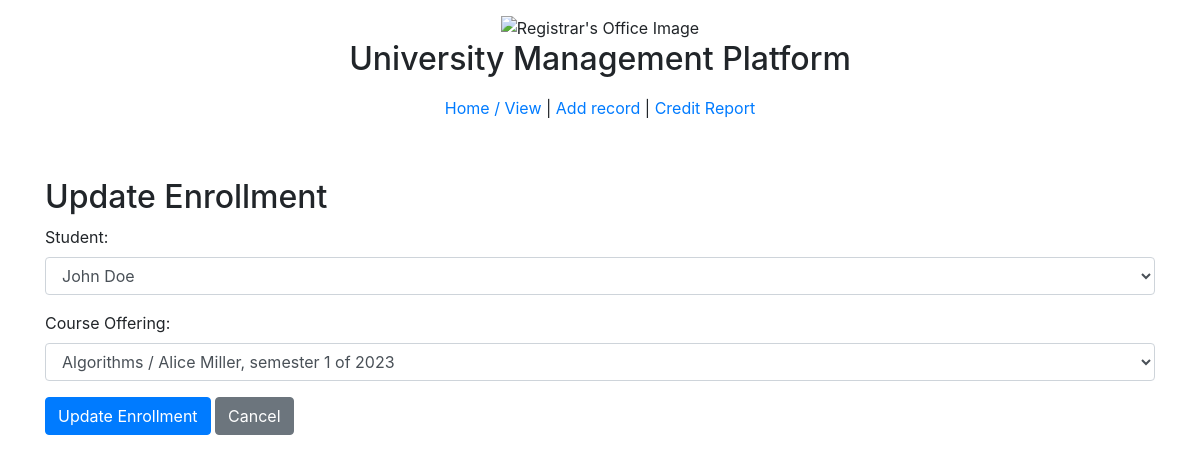
Screenshot of /update/enrollments.php?id=1 with the database file from the repository.
### tables this page shows
CREATE TABLE IF NOT EXISTS `Enrollments` (
  `EnrollmentID` INT NOT NULL AUTO_INCREMENT,
  `StudentID` INT NOT NULL,
  `OfferingID` INT NOT NULL,
  PRIMARY KEY (`EnrollmentID`),
  FOREIGN KEY (`StudentID`)
    REFERENCES `Student` (`StudentID`)
    ON UPDATE CASCADE
    ON DELETE RESTRICT,
  FOREIGN KEY (`OfferingID`)
    REFERENCES `CourseOfferings` (`OfferingID`)
    ON UPDATE CASCADE
    ON DELETE RESTRICT)
    AUTO_INCREMENT = 1;

CREATE TABLE IF NOT EXISTS `Student` (
  `StudentID` INT NOT NULL AUTO_INCREMENT,
  `EmailID` INT NOT NULL,
  `Cpf` CHAR(11) NOT NULL,
  `Major` VARCHAR(45) NOT NULL,
  `Year` YEAR NOT NULL,
  `FirstName` VARCHAR(45) NOT NULL,
  `LastName` VARCHAR(45) NOT NULL,
  PRIMARY KEY (`StudentID`),
  FOREIGN KEY (`EmailID`)
    REFERENCES `Emails` (`EmailID`))
AUTO_INCREMENT = 1;

### update/enrollments.php (the view, shortened to what this page needs)
<?php
require_once("../mysqli_connect.php");
$id = $_GET['id'];
$query = "SELECT * FROM Enrollments WHERE EnrollmentID = ?";
$stmt = $dbc->prepare($query);
$stmt->bind_param("i", $id);
$stmt->execute();
$result = $stmt->get_result();
$enrollment = $result->fetch_assoc();
$query_students = "SELECT * FROM Student";
$result_students = mysqli_query($dbc, $query_students);
$query_offerings = "SELECT * FROM CourseOfferingsView";
$result_offerings = mysqli_query($dbc, $query_offerings);
?>
<!DOCTYPE html>
<html lang="en">
<head>
</head>
<body>
    <div class="container">
        <h2 class="mt-5">Update Enrollment</h2>
        <form action="enrollments_update_process.php" method="post">
            <div class="form-group">
                <label for="StudentID">Student:</label>
                <select class="form-control" id="StudentID" name="StudentID">
                    <?php while ($row = mysqli_fetch_assoc($result_students)) { ?>
                        <option value="<?php echo $row['StudentID']; ?>" <?php if ($row['StudentID'] == $enrollment['StudentID']) echo 'selected'; ?>>
                            <?php echo $row['FirstName'] . ' ' . $row['LastName']; ?>
                        </option>
                    <?php } ?>
                </select>
            </div>
            <div class="form-group">
                <label for="OfferingID">Course Offering:</label>
                <select class="form-control" id="OfferingID" name="OfferingID">
                    <?php while ($row = mysqli_fetch_assoc($result_offerings)) { ?>
                        <option value="<?php echo $row['OfferingID']; ?>" <?php if ($row['OfferingID'] == $enrollment['OfferingID']) echo 'selected'; ?>>
                        <?php echo $row['CourseName'] . ' / ' . $row['InstructorName']. ', semester ' . $row['Semester'] . ' of ' . $row['Year']; ?>
                        </option>
                    <?php } ?>
                </select>
            </div>
            <button type="submit" name="submit" class="btn btn-primary">Update Enrollment</button>
            <a href="index.php" class="btn btn-secondary">Cancel</a>
        </form>
    </div>
</body>
</html>

### rows the page displays
enrollments: StudentID "John Doe", OfferingID "Algorithms / Alice Miller, semester 1 of 2023"
